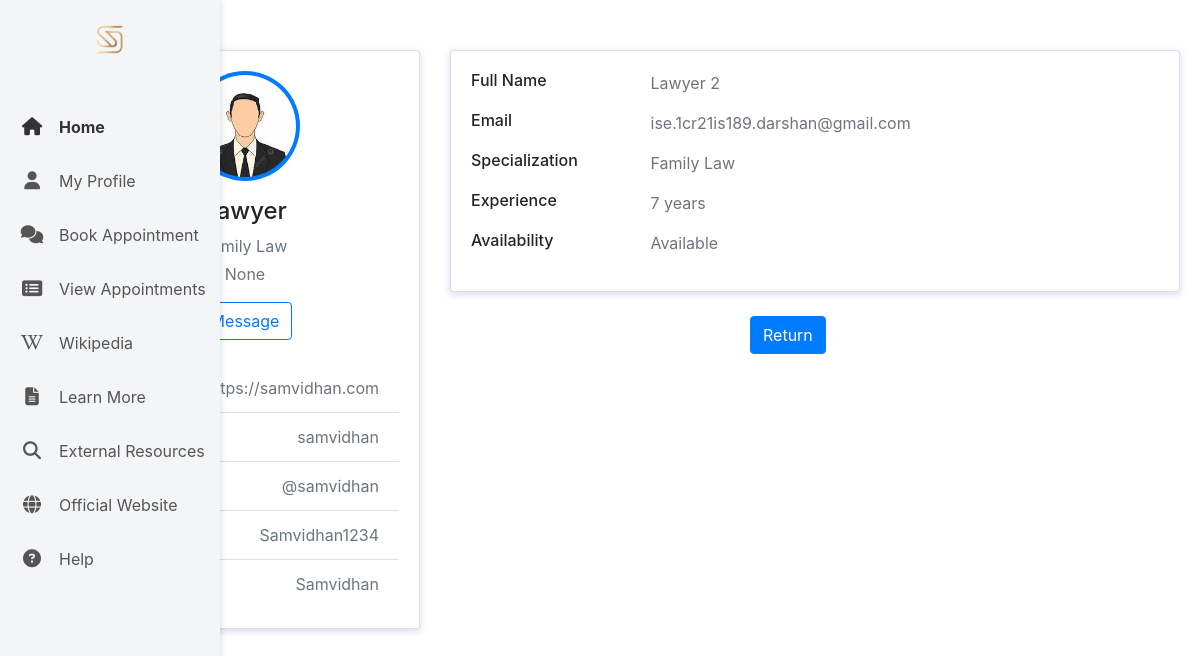
Page /vl_profile/Lawyer 2/ on the committed database.
### home/models.py (models this page shows, shortened)
class LawyerProfile(models.Model):
    user = models.OneToOneField(users, on_delete=models.CASCADE, related_name='lawyer_profile')
    description = models.TextField(blank=True, null=True)
    speciality = models.CharField(max_length=100, blank=True, null=True)
    rating = models.FloatField(default=0.0)
    profile_picture = models.ImageField(upload_to='lawyer_pictures/',default='default.jpg')
    experience_years = models.PositiveIntegerField(default=0)
    availability = models.BooleanField(default=True)
    address=models.TextField(blank=True,null=True)

### authentication/models.py (models this page shows, shortened)
class users(models.Model):
    ROLE_CHOICES = [
        ('lawyer', 'lawyer'),
        ('client', 'client'),
    ]
    user = models.OneToOneField(User, on_delete=models.CASCADE)
    role = models.CharField(max_length=10, choices=ROLE_CHOICES)

### home/views.py (the view)
# urls.py: path('vl_profile/<str:username>/',vl_profile,name='Viewlaweyerp'),
def vl_profile(request,username):
    userd = get_object_or_404(users, user__username=username)
    profile = get_object_or_404(LawyerProfile, user=userd)
    return render(request,'vl_profile.html',{'profile':profile})

### home/templates/vl_profile.html (shortened to what this page needs)
{% extends 'sidebar.html' %}
{% load static %}
{% block content%}
<link rel="stylesheet" href="{% static 'profile_style.css' %}">
<link href="https://cdn.jsdelivr.net/npm/bootstrap@4.5.0/dist/css/bootstrap.min.css" rel="stylesheet">
<div class="page-wrapper" style="margin-left: 50px;">
<div class="container">
    <div class="main-body">
        <div class="row">
            <div class="col-lg-4">
                <div class="card">
                    <div class="card-body">
                        <div class="d-flex flex-column align-items-center text-center">
                    <img src="{{ profile.profile_picture.url }}" alt="Admin" class="rounded-circle p-1 bg-primary" width="110">
                    <div class="mt-3">
                        <h4>{{ profile.user.user.first_name }}</h4>
                        <p class="text-secondary mb-1">{{profile.description}}</p>
                        <p class="text-muted font-size-sm">{{profile.address}}</p>
                        <a href="mailto:{{ profile.user.user.email }}" class="btn btn-outline-primary d-inline-block">
                            Message
                        </a>
                    </div>
                    <br>
                </div>
                <ul class="list-group list-group-flush">
                    <li class="list-group-item d-flex justify-content-between align-items-center flex-wrap">
                        <h6 class="mb-0"></h6>
                        <span class="text-secondary">https://samvidhan.com</span>
                    </li>
                    <li class="list-group-item d-flex justify-content-between align-items-center flex-wrap">
                        <h6 class="mb-0">
                        </h6>
                        <span class="text-secondary">samvidhan</span>
                    </li>
                    <li class="list-group-item d-flex justify-content-between align-items-center flex-wrap">
                        <h6 class="mb-0"></h6>
                        <span class="text-secondary">@samvidhan</span>
                    </li>
                    <li class="list-group-item d-flex justify-content-between align-items-center flex-wrap">
                        <h6 class="mb-0"></h6>
                        <span class="text-secondary">Samvidhan1234</span>
                    </li>
                    <li class="list-group-item d-flex justify-content-between align-items-center flex-wrap">
                        <h6 class="mb-0"></h6>
                        <span class="text-secondary">Samvidhan</span>
                    </li>
                </ul>
            </div>
        </div>
    </div>
    <div class="col-lg-8">
        <div class="card">
            <div class="card-body">
                <div class="row mb-3">
                    <div class="col-sm-3">
                        <h6 class="mb-0">Full Name</h6>
                        </div>
                        <div class="col-sm-9 text-secondary">{{ profile.user.user.first_name }} {{ profile.user.user.last_name }}</div>
                    </div>
                    <div class="row mb-3">
                        <div class="col-sm-3">
                            <h6 class="mb-0">Email</h6>
                        </div>
                        <div class="col-sm-9 text-secondary">{{profile.user.user.email}}</div>
                    </div>
                    <div class="row mb-3">
                        <div class="col-sm-3">
                            <h6 class="mb-0">Specialization</h6>
                        </div>
                        <div class="col-sm-9 text-secondary">{{profile.speciality}}</div>
                    </div>
                    <div class="row mb-3">
                        <div class="col-sm-3">
                            <h6 class="mb-0">Experience</h6>
                        </div>
                        <div class="col-sm-9 text-secondary">{{profile.experience_years}} years</div>
                    </div>
                    <div class="row mb-3">
                        <div class="col-sm-3">
                            <h6 class="mb-0">Availability</h6>
                        </div>
                        <div class="col-sm-9 text-secondary">{% if profile.availability %}
                            Available
                        {% else %}
                            Not Available
                        {% endif %}</div>
                    </div>
                </div>
            </div>
            <a href="{% url 'client_d' %}" class="btn btn-primary d-inline-block" style="margin-left: 300px;">
                Return
            </a>
        </div>
    </div>
</div>
</div>
</div>
{% endblock%}

### home/static/base_style.css (style rules this page uses)
body { margin: 0; font-family: Arial, sans-serif; }

### home/static/profile_style.css (style rules this page uses)
body { background: #f7f7ff; margin-top: 20px; }
.card { position: relative; display: flex; flex-direction: column; min-width: 0; word-wrap: break-word; background-color: #fff; background-clip: border-box; border: 0 solid transparent; border-radius: .25rem; margin-bottom: 1.5rem; box-shadow: 0 2px 6px 0 rgb(218 218 253 / 65%), 0 2px 6px 0 rgb(206 206 238 / 54%); }
.container { margin-top: 50px; }
.list-group-item span.text-secondary { color: #6c757d; }

### home/templates/sidebar.html (style rules this page uses)
body { margin: 0; font-family: Arial, sans-serif; }

### rows in the picture
LawyerProfile: profile_picture (picture), user.user.first_name "Lawyer", description "Family Law", address "None", user.user.last_name "2", user.user.email "ise.1cr21is189.darshan@gmail.com", speciality "Family Law", experience_years "7"
